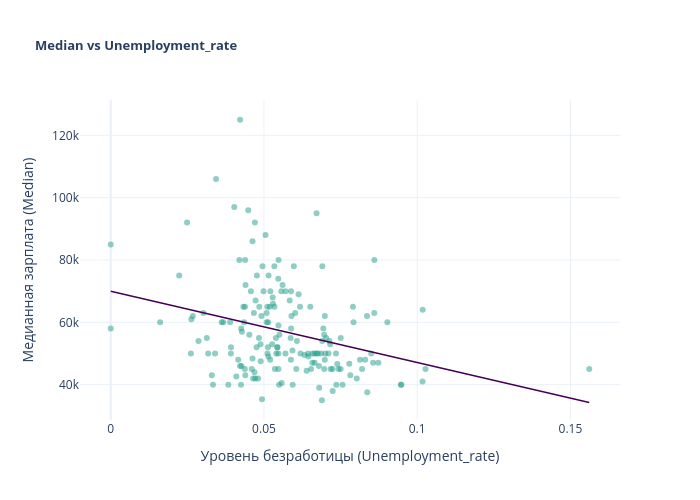

The notebook cell saved with this chart:
### Markdown cell above
$H_0$ - `Unemployment_rate` и `Median` не коррелируют;      
$H_1$ - между `Unemployment_rate` и `Median` существует отрицательная монотонная связь.

### Code cell
x_col, y_col = "Unemployment_rate", "Median"
x = df[x_col]
y = df[y_col]
m, b = np.polyfit(x, y, 1)
x_range = np.linspace(x.min(), x.max(), 200)

fig = go.Figure()
fig.add_trace(go.Scatter(
    x=x, y=y,
    mode="markers",
    marker=dict(color="#1f9e89", opacity=0.5, size=6),
    showlegend=False,
))
fig.add_trace(go.Scatter(
    x=x_range, y=m * x_range + b,
    mode="lines",
    line=dict(color="#440154", width=1.5),
    showlegend=False,
))
fig.update_layout(
    title=dict(text="<b>Median vs Unemployment_rate</b>", font_size=13),
    xaxis_title="Уровень безработицы (Unemployment_rate)",
    yaxis_title="Медианная зарплата (Median)",
    template="plotly_white",
    width=700,
    height=500,
)
fig.show()

### Figure 1 — Plotly figure (JSON) as saved in the notebook; plotly's stock layout.template omitted (floating-point values rounded to 4 significant figures; data arrays with more than 128 entries replaced by an {"elided": "..."} marker saying what was removed)
{"data": [{"marker": {"color": "#1f9e89", "opacity": 0.5, "size": 6}, "mode": "markers", "showlegend": false, "type": "scatter", "x": {"elided": "172 float values"}, "y": {"elided": "172 int values"}}, {"line": {"color": "#440154", "width": 1.5}, "mode": "lines", "showlegend": false, "type": "scatter", "x": {"elided": "200 float values"}, "y": {"elided": "200 float values"}}], "layout": {"height": 500, "title": {"font": {"size": 13}, "text": "<b>Median vs Unemployment_rate</b>"}, "width": 700, "xaxis": {"title": {"text": "Уровень безработицы (Unemployment_rate)"}}, "yaxis": {"title": {"text": "Медианная зарплата (Median)"}}}}
